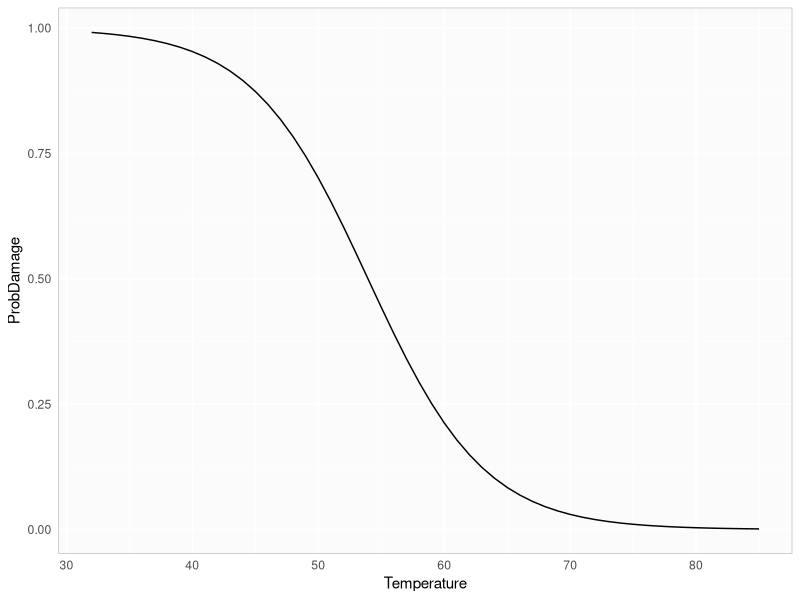
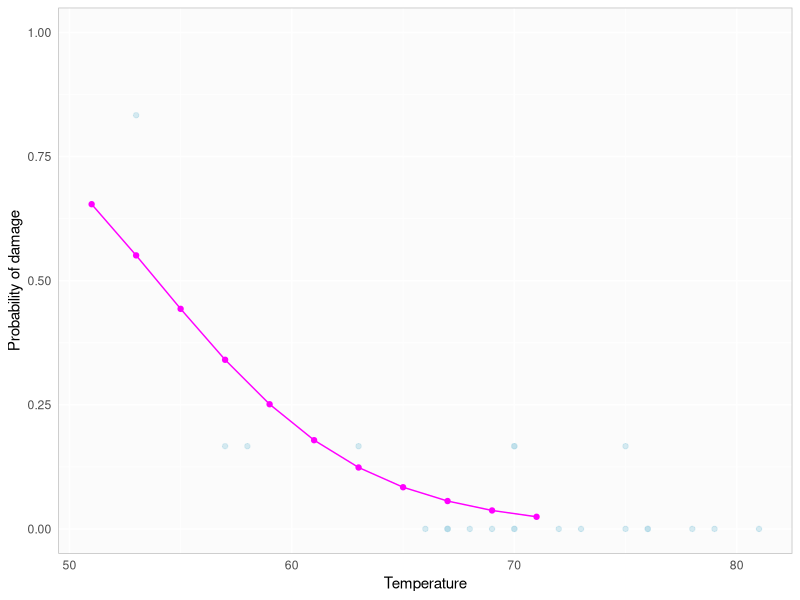

Generate these figures, in order, with R:
## ---- chunk 1
library(ggplot2)
myTheme <- theme(axis.ticks=element_blank(),  
                  panel.border = element_rect(color="gray", fill=NA), 
                  panel.background=element_rect(fill="#FBFBFB"), 
                  panel.grid.major.y=element_line(color="white", size=0.5), 
                  panel.grid.major.x=element_line(color="white", size=0.5),
                  plot.title=element_text(size="10"))
## ---- chunk 2
eth <- 0
sex <- 1
lrn <- 1
actualDaysMissed <- 2

absDaysPred <- 18.93 - 9.11 * eth + 3.1 * sex + 2.15 * lrn
absDaysPred

residual <- actualDaysMissed - absDaysPred
residual
## ---- chunk 3
n <- 146
k <- 3
varRes <- 240.57
varOut <- 264.17

R2 <- 1 - (varRes / varOut)
R2

adjustedR2 <- 1 - (1 - R2) * ( (n-1) / (n-k-1) )
adjustedR2

## ---- chunk 4
dfModel <- data.frame(Estimate=c(11.6630, -0.2162), 
                      StdError=c(3.2963, 0.0532), 
                      zValue=c(3.54, -4.07), 
                      PrAbsZ=c(0.0004, 0.0000))
rownames(dfModel) <- c('Intercept', 'Temperature')
dfModel
## ---- chunk 5
oringModel <- function(temp)
{
  right <- 11.6630 - 0.2162 * temp
  
  prob <- exp(right) / (1 + exp(right))
  
  return (prob)
}
## ---- chunk 6


temps <- seq(32, 85)
dfProbDamage <- data.frame(Temperature=temps, ProbDamage=oringModel(temps))


g1 <- ggplot(dfProbDamage) + geom_line(aes(x=Temperature, y=ProbDamage )) + myTheme
g1
## ---- chunk 7
temps <- c(51,53,55)
dfProbDamage <- data.frame(Temperature=temps, ProbDamage=oringModel(temps))
dfProbDamage
## ---- chunk 8
dfRaw <- data.frame(Missing=seq(1, 23), 
                    Temp=c(53,57,58,63,66,67,67,67,68,69,70,70,70,
                           70,72,73,75,75,76,76,78,79,81),
                    Damaged=c(5,1,1,1,0,0,0,0,0,0,1,0,1,0,0,0,0,1,0,0,0,0,0),
                    Undamaged=c(1,5,5,5,6,6,6,6,6,6,5,6,5,6,6,6,6,5,6,6,6,6,6))
dfRaw$ProbDamage <- dfRaw$Damaged / (dfRaw$Damaged + dfRaw$Undamaged)
head(dfRaw)
## ---- chunk 9
temps <- seq(51, 71, by=2)
dfProbDamage <- data.frame(Temperature=temps, ProbDamage=oringModel(temps))
## ---- chunk 10
g1 <- ggplot(dfRaw) + 
  geom_point(aes(x=Temp, y=ProbDamage), alpha=0.5, colour="lightblue") + 
  geom_line(data=dfProbDamage, aes(x=Temperature, y=ProbDamage), colour="magenta") +
  geom_point(data=dfProbDamage, aes(x=Temperature, y=ProbDamage), colour="magenta") +
  labs(x="Temperature", y="Probability of damage") +
  ylim(0, 1) +
  myTheme
g1
